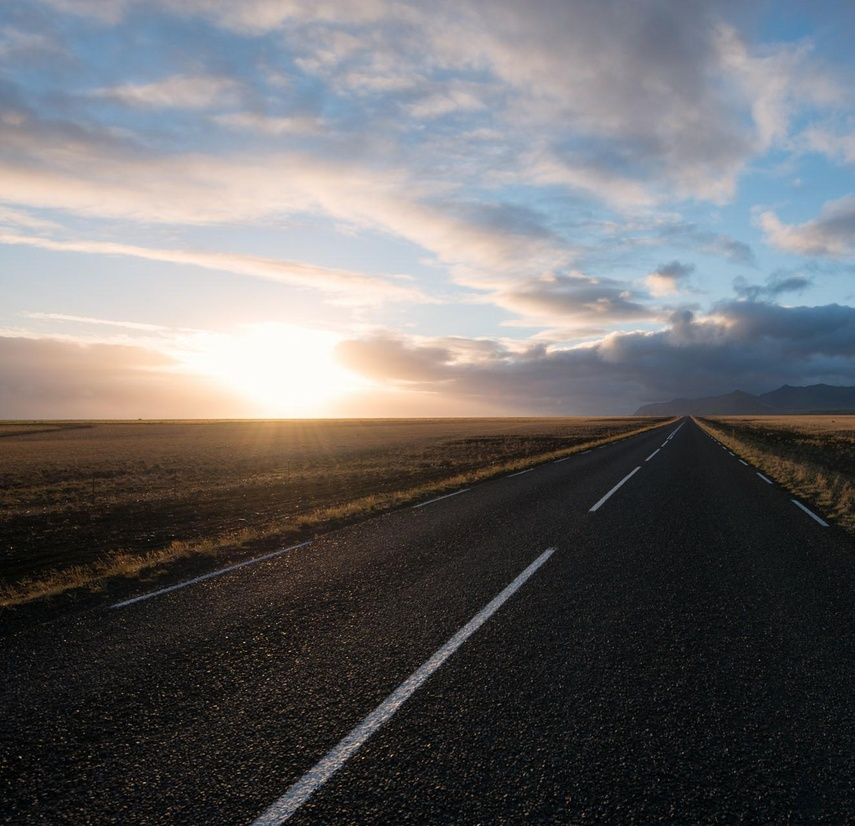
#> input picture 角點演算法介紹/HARRIS/road_left.jpg, 855 x 826 px, shrunk from 1325 x 1280 before the run, found by its file name
$ python surf_keypoints.py
#> lines starting #> are read from the running program, lines starting #| are printed output that depends on the picture
import sys
import numpy as np
import cv2 as cv
import matplotlib.pyplot as plt

img = cv.imread('road_left.jpg')
#> img is the input picture: shape (826, 855, 3); mean B, G, R 105.8, 104.5, 105.7
gray= cv.cvtColor(img,cv.COLOR_BGR2GRAY)
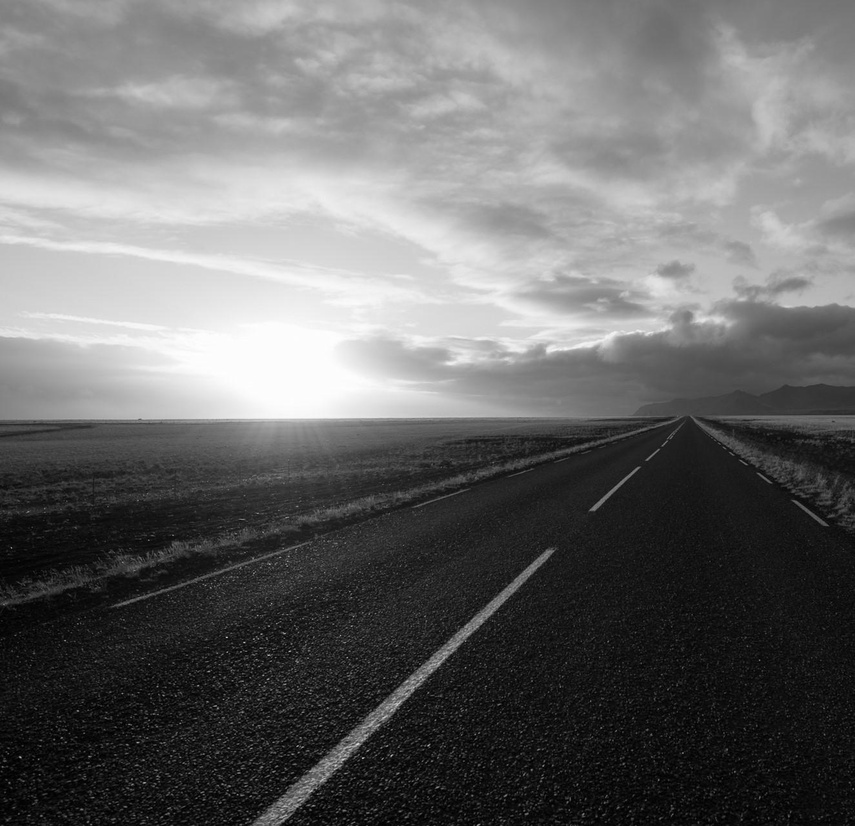
#> gray: shape (826, 855); min 0, max 254, mean 105

#> (the run stopped early here; a loop or call above may not have finished)

$ run again, with 角點演算法介紹/HARRIS/road_right.jpg copied over 角點演算法介紹/HARRIS/road_left.jpg
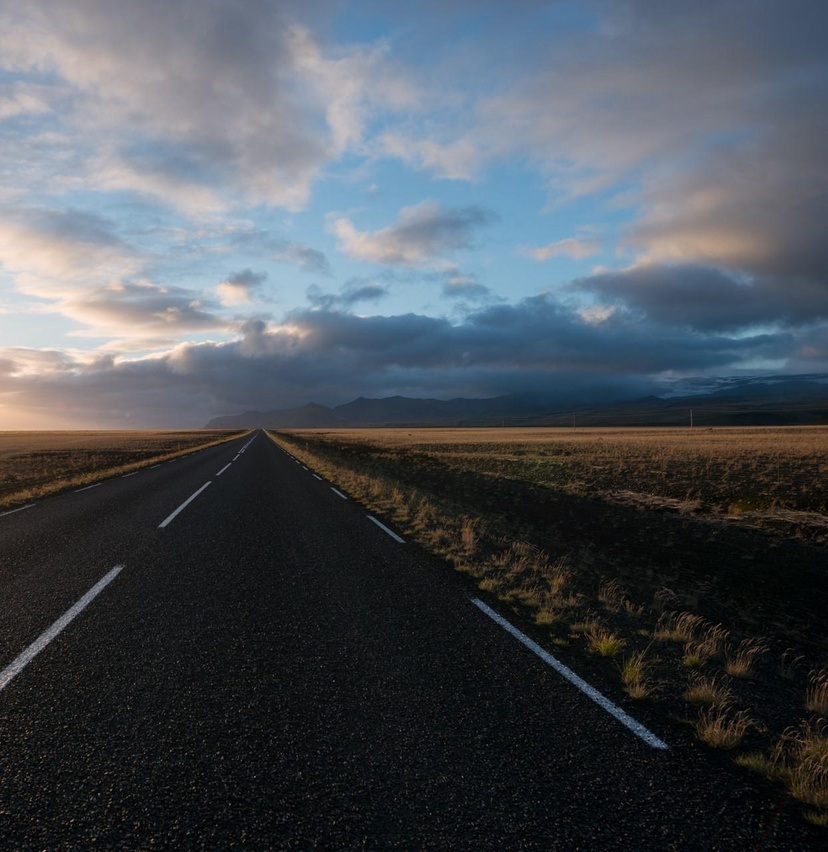
#> input picture 角點演算法介紹/HARRIS/road_right.jpg, 828 x 852 px, shrunk from 1245 x 1280 before the run, found by its file name
#> img is the input picture: shape (852, 828, 3); mean B, G, R 88.1, 81.3, 75.2
#> `gray= cv.cvtColor(img,cv.COLOR_BGR2GRAY)`:
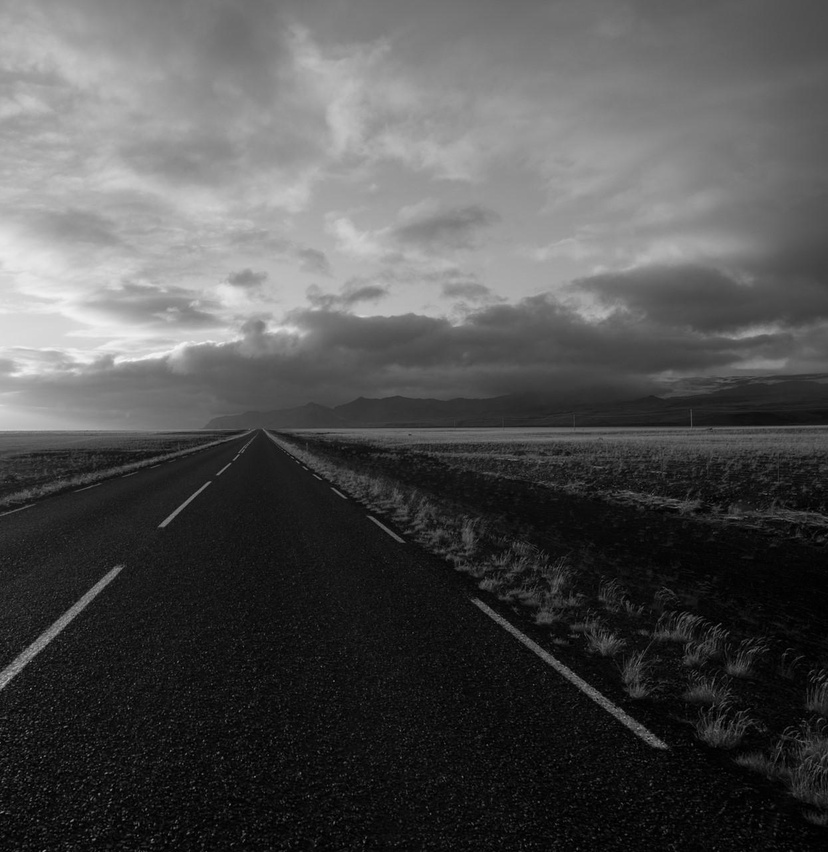
#> gray: shape (852, 828); min 0, max 245, mean 80.3
